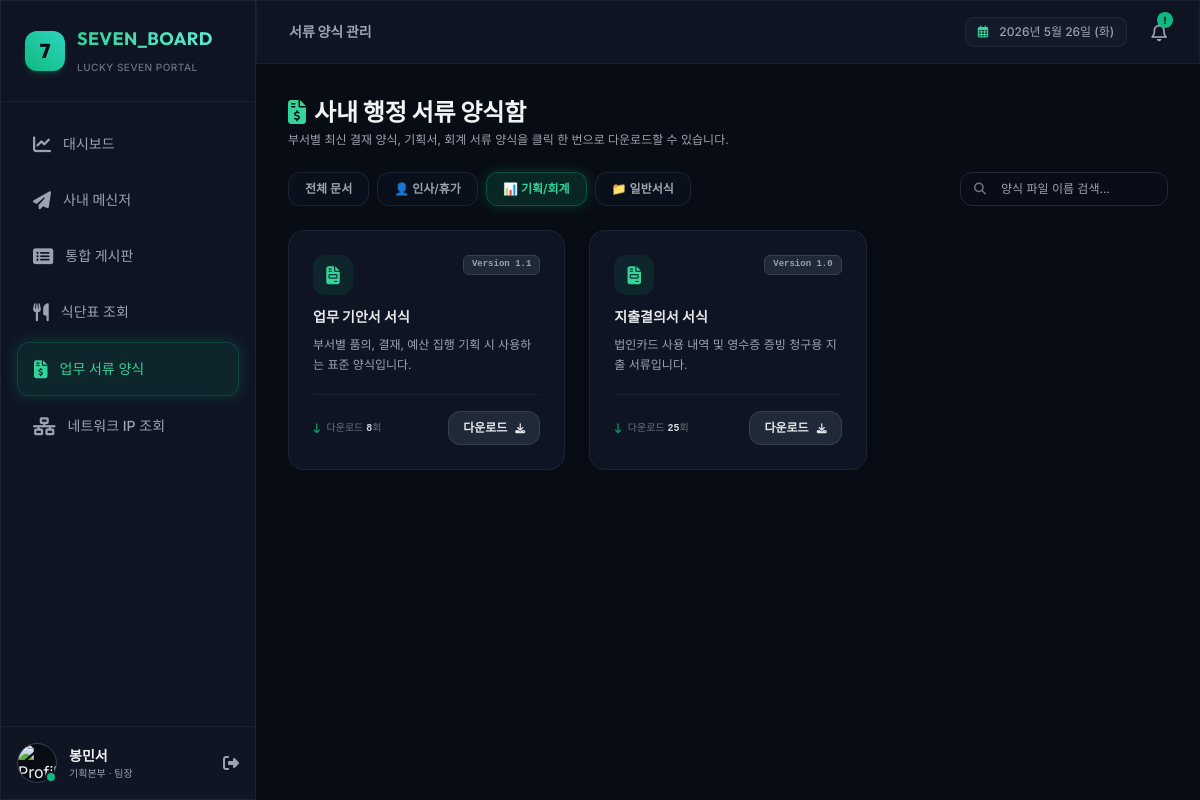
Screenshot of /documents?category=Finance&search= (signed in) with the database file from the repository.
### tables this page shows
CREATE TABLE users (
        id TEXT PRIMARY KEY,
        email TEXT UNIQUE NOT NULL,
        password TEXT NOT NULL,
        name TEXT NOT NULL,
        department TEXT NOT NULL,
        position TEXT NOT NULL,
        avatar_url TEXT,
        status TEXT DEFAULT 'Online',
        is_admin INTEGER DEFAULT 0,
        created_at TEXT DEFAULT (datetime('now', 'localtime'))
    );

CREATE TABLE documents (
        id TEXT PRIMARY KEY,
        title TEXT NOT NULL,
        description TEXT,
        category TEXT NOT NULL,
        file_url TEXT NOT NULL,
        version TEXT DEFAULT '1.0' NOT NULL,
        download_count INTEGER DEFAULT 0 NOT NULL,
        created_by TEXT,
        created_at TEXT DEFAULT (datetime('now', 'localtime')),
        FOREIGN KEY (created_by) REFERENCES users(id)
    );

### app.py (the view)
@app.route('/documents')
@login_required
def documents():
    category = request.args.get('category', 'All')
    search_query = request.args.get('search', '').strip()
    conn = get_db_connection()
    query = 'SELECT * FROM documents'
    params = []
    conditions = []
    if category != 'All':
        conditions.append('category = ?')
        params.append(category)
    if search_query:
        conditions.append('(title LIKE ? OR description LIKE ?)')
        params.extend([f"%{search_query}%", f"%{search_query}%"])
    if conditions:
        query += ' WHERE ' + ' AND '.join(conditions)
    query += ' ORDER BY created_at DESC'
    docs = conn.execute(query, params).fetchall()
    conn.close()
    return render_template('documents.html', docs=docs, category=category, search=search_query)

### app.py (called while the page is built)
def login_required(f):
    import functools
    @functools.wraps(f)
    def decorated_function(*args, **kwargs):
        if 'user_id' not in session:
            return redirect(url_for('login'))
        return f(*args, **kwargs)
    return decorated_function

@app.before_request
def load_logged_in_user():
    user_id = session.get('user_id')
    if user_id is None:
        g.user = None
    else:
        conn = get_db_connection()
        g.user = conn.execute('SELECT * FROM users WHERE id = ?', (user_id,)).fetchone()
        conn.close()

### database.py (called while the page is built)
def get_db_connection():
    conn = sqlite3.connect(DATABASE_FILE)
    conn.row_factory = sqlite3.Row  # 컬렉션을 dict처럼 다룰 수 있게 설정
    conn.execute("PRAGMA foreign_keys = ON") # 외래키 제약조건 활성화
    return conn

### templates/documents.html (shortened to what this page needs)
{% extends 'layout.html' %}
{% block content %}
<div class="space-y-6 animate-fade-in">
    <div class="flex flex-col md:flex-row md:items-center justify-between gap-4">
        <div>
            <h2 class="text-2xl font-bold font-outfit text-gray-100 flex items-center gap-2">
                <i class="fa-solid fa-file-invoice-dollar text-emerald-400"></i> 사내 행정 서류 양식함
            </h2>
            <p class="text-xs text-gray-400 mt-1">부서별 최신 결재 양식, 기획서, 회계 서류 양식을 클릭 한 번으로 다운로드할 수 있습니다.</p>
        </div>
    </div>
    <div class="grid grid-cols-1 md:grid-cols-4 gap-4 items-center">
        <div class="md:col-span-3 flex flex-wrap gap-2">
            {% set categories = [('All', '전체 문서'), ('HR', '👤 인사/휴가'), ('Finance', '📊 기획/회계'), ('General', '📁 일반서식')] %}
            {% for cat_val, cat_label in categories %}
            <a href="{{ url_for('documents', category=cat_val, search=search) }}"
               class="px-4 py-2 rounded-xl text-xs font-semibold border transition-all duration-300
               {% if category == cat_val %} bg-emerald-500/15 text-emerald-400 border-emerald-500/30 active-glow
               {% else %} bg-gray-900/40 text-gray-400 border-gray-800/80 hover:text-gray-200 hover:bg-gray-800/40 {% endif %}">
                {{ cat_label }}
            </a>
            {% endfor %}
        </div>
        <form action="{{ url_for('documents') }}" method="GET" class="relative">
            <span class="absolute inset-y-0 left-0 flex items-center pl-3.5 text-gray-500 text-xs">
                <i class="fa-solid fa-magnifying-glass"></i>
            </span>
            <input type="text" name="search" value="{{ search }}" placeholder="양식 파일 이름 검색..." class="w-full bg-[#0a0e1a]/80 border border-gray-800 focus:border-emerald-500/30 rounded-xl py-2 pl-10 pr-4 text-xs outline-none transition-colors text-gray-200">
        </form>
    </div>
    <div class="grid grid-cols-1 md:grid-cols-2 lg:grid-cols-3 gap-6">
        {% if docs %}
            {% for doc in docs %}
            <div class="glass-panel rounded-2xl p-6 border border-gray-800/80 hover:border-emerald-500/30 transition-all duration-300 flex flex-col justify-between space-y-5 group">
                <div class="space-y-3">
                    <div class="flex justify-between items-start">
                        <div class="h-10 w-10 bg-emerald-500/10 rounded-xl flex items-center justify-center text-emerald-400 text-lg group-hover:scale-110 transition-all">
                            {% if doc.category == 'HR' %}
                            <i class="fa-solid fa-user-tie"></i>
                            {% elif doc.category == 'Finance' %}
                            <i class="fa-solid fa-file-invoice"></i>
                            {% else %}
                            <i class="fa-solid fa-folder-open"></i>
                            {% endif %}
                        </div>
                        <span class="text-[9px] font-mono font-bold bg-gray-800 border border-gray-700 text-gray-400 px-2 py-0.5 rounded-md">
                            Version {{ doc.version }}
                        </span>
                    </div>
                    <div>
                        <h4 class="text-sm font-bold text-gray-200 group-hover:text-emerald-400 transition-colors">
                            {{ doc.title }}
                        </h4>
                        <p class="text-xs text-gray-400 leading-relaxed mt-2">
                            {{ doc.description }}
                        </p>
                    </div>
                </div>
                <div class="pt-4 border-t border-gray-800/60 flex items-center justify-between">
                    <span class="text-[10px] text-gray-500 flex items-center gap-1.5">
                        <i class="fa-solid fa-arrow-down-long text-emerald-500/80"></i>
                        <span>다운로드 <span class="font-bold text-gray-300 font-mono">{{ doc.download_count }}</span>회</span>
                    </span>
                    <a href="{{ url_for('download_document', doc_id=doc.id) }}" class="bg-gray-800 hover:bg-emerald-500 hover:text-darkBg text-gray-200 text-xs font-bold px-3.5 py-2 rounded-xl border border-gray-700 hover:border-emerald-500 transition-all flex items-center gap-2 cursor-pointer">
                        <span>다운로드</span>
                        <i class="fa-solid fa-download text-[10px]"></i>
                    </a>
                </div>
            </div>
            {% endfor %}
        {% else %}
            <div class="col-span-3 p-12 text-center text-xs text-gray-500 border border-dashed border-gray-800 rounded-2xl">
                검색 조건에 부합하는 사내 서류 양식이 없습니다.
            </div>
        {% endif %}
    </div>
</div>
{% endblock %}

### templates/layout.html (shortened to what this page needs)
<!DOCTYPE html>
<html lang="ko">
<head>
    <script src="https://cdn.tailwindcss.com"></script>
    <link rel="stylesheet" href="https://cdnjs.cloudflare.com/ajax/libs/font-awesome/6.4.0/css/all.min.css">
</head>
<body class="bg-darkBg text-gray-100 font-sans min-h-screen overflow-x-hidden">
    <div class="flex h-screen overflow-hidden">
        <aside class="w-64 glass-panel border-r border-gray-800/80 flex flex-col justify-between h-full z-30 shrink-0 transition-transform duration-300">
            <div>
                <div class="p-6 border-b border-gray-800/60 flex items-center gap-3">
                    <div class="h-10 w-10 bg-gradient-to-tr from-emerald-500 to-teal-400 rounded-xl flex items-center justify-center text-darkBg font-extrabold text-xl font-outfit shadow-md shadow-emerald-500/20 active-glow">
                        7
                    </div>
                    <div>
                        <h1 class="text-lg font-bold font-outfit tracking-wide bg-gradient-to-r from-emerald-400 to-teal-300 bg-clip-text text-transparent">
                        </h1>
                        <span class="text-[10px] text-gray-500 font-medium uppercase tracking-wider">Lucky Seven Portal</span>
                    </div>
                </div>
                <nav class="p-4 space-y-1">
                    <a href="{{ url_for('dashboard') }}" class="flex items-center gap-3 px-4 py-3 rounded-xl transition-all duration-300 group {% if request.path == '/' %} bg-emerald-500/10 text-emerald-400 border border-emerald-500/20 active-glow {% else %} text-gray-400 hover:text-gray-200 hover:bg-gray-800/40 {% endif %}">
                        <i class="fa-solid fa-chart-line text-lg group-hover:scale-110 transition-transform"></i>
                        <span class="text-sm font-medium">대시보드</span>
                    </a>
                    <a href="{{ url_for('chat') }}" class="flex items-center gap-3 px-4 py-3 rounded-xl transition-all duration-300 group {% if request.path == '/chat' %} bg-emerald-500/10 text-emerald-400 border border-emerald-500/20 active-glow {% else %} text-gray-400 hover:text-gray-200 hover:bg-gray-800/40 {% endif %}">
                        <i class="fa-solid fa-paper-plane text-lg group-hover:rotate-12 transition-transform"></i>
                        <span class="text-sm font-medium">사내 메신저</span>
                    </a>
                    <a href="{{ url_for('board_list') }}" class="flex items-center gap-3 px-4 py-3 rounded-xl transition-all duration-300 group {% if request.path == '/board' or '/board/' in request.path %} bg-emerald-500/10 text-emerald-400 border border-emerald-500/20 active-glow {% else %} text-gray-400 hover:text-gray-200 hover:bg-gray-800/40 {% endif %}">
                        <i class="fa-solid fa-rectangle-list text-lg group-hover:scale-110 transition-transform"></i>
                        <span class="text-sm font-medium">통합 게시판</span>
                    </a>
                    <a href="{{ url_for('menu') }}" class="flex items-center gap-3 px-4 py-3 rounded-xl transition-all duration-300 group {% if request.path == '/menu' %} bg-emerald-500/10 text-emerald-400 border border-emerald-500/20 active-glow {% else %} text-gray-400 hover:text-gray-200 hover:bg-gray-800/40 {% endif %}">
                        <i class="fa-solid fa-utensils text-lg group-hover:scale-110 transition-transform"></i>
                        <span class="text-sm font-medium">식단표 조회</span>
                    </a>
                    <a href="{{ url_for('documents') }}" class="flex items-center gap-3 px-4 py-3 rounded-xl transition-all duration-300 group {% if request.path == '/documents' %} bg-emerald-500/10 text-emerald-400 border border-emerald-500/20 active-glow {% else %} text-gray-400 hover:text-gray-200 hover:bg-gray-800/40 {% endif %}">
                        <i class="fa-solid fa-file-invoice-dollar text-lg group-hover:scale-110 transition-transform"></i>
                        <span class="text-sm font-medium">업무 서류 양식</span>
                    </a>
                    <a href="{{ url_for('network') }}" class="flex items-center gap-3 px-4 py-3 rounded-xl transition-all duration-300 group {% if request.path == '/network' %} bg-emerald-500/10 text-emerald-400 border border-emerald-500/20 active-glow {% else %} text-gray-400 hover:text-gray-200 hover:bg-gray-800/40 {% endif %}">
                        <i class="fa-solid fa-network-wired text-lg group-hover:scale-110 transition-transform"></i>
                        <span class="text-sm font-medium">네트워크 IP 조회</span>
                    </a>
                </nav>
            </div>
            {% if g.user %}
            <div class="p-4 border-t border-gray-800/60 bg-gray-900/30">
                <div class="flex items-center gap-3">
                    <div class="relative">
                        {% if g.user.avatar_url %}
                        <img class="h-10 w-10 rounded-full border border-gray-700 bg-darkBg object-cover" src="{{ g.user.avatar_url }}" alt="Profile" onerror="this.src='https://cdn-icons-png.flaticon.com/512/3135/3135715.png'">
                        {% else %}
                        <img class="h-10 w-10 rounded-full border border-gray-700 bg-darkBg" src="https://cdn-icons-png.flaticon.com/512/3135/3135715.png" alt="Profile">
                        {% endif %}
                        <span class="absolute bottom-0 right-0 h-3 w-3 rounded-full border-2 border-darkCard
                        {% if g.user.status == 'Online' %} bg-emerald-500
                        {% elif g.user.status == 'Away' %} bg-amber-500
                        {% else %} bg-gray-500 {% endif %}"></span>
                    </div>
                    <div class="flex-1 min-w-0">
                        <p class="text-sm font-semibold truncate">{{ g.user.name }}</p>
                        <p class="text-[10px] text-gray-400 truncate">{{ g.user.department }} · {{ g.user.position }}</p>
                    </div>
                    <a href="{{ url_for('logout') }}" title="로그아웃" class="text-gray-400 hover:text-red-400 transition-colors">
                        <i class="fa-solid fa-right-from-bracket text-md"></i>
                    </a>
                </div>
            </div>
            {% endif %}
        </aside>
        <div class="flex-1 flex flex-col overflow-hidden bg-darkBg">
            <header class="h-16 glass-panel border-b border-gray-800/60 flex items-center justify-between px-8 z-20 shrink-0">
                <div class="flex items-center gap-4">
                    <div class="text-sm font-semibold font-outfit text-gray-400">
                        {% if request.path == '/' %} 대시보드
                        {% elif request.path == '/chat' %} 사내 메신저
                        {% elif '/board' in request.path %} 통합 게시판
                        {% elif request.path == '/menu' %} 사내 식단표
                        {% elif request.path == '/documents' %} 서류 양식 관리
                        {% elif request.path == '/network' %} 네트워크 IP 현황
                        {% endif %}
                    </div>
                </div>
                <div class="flex items-center gap-6">
                    <div class="text-xs text-gray-400 font-medium bg-gray-800/30 px-3 py-1.5 rounded-lg border border-gray-800">
                        <i class="fa-regular fa-calendar-days text-emerald-400 mr-2"></i>
                        <span id="header-live-time">Loading...</span>
                    </div>
                    <div class="relative cursor-pointer text-gray-400 hover:text-gray-200 transition-colors">
                        <i class="fa-regular fa-bell text-lg"></i>
                        <span class="absolute -top-1.5 -right-1.5 h-4 w-4 bg-emerald-500 text-[10px] font-bold text-darkBg rounded-full flex items-center justify-center animate-pulse">
                            !
                        </span>
                    </div>
                </div>
            </header>
            <main class="flex-1 overflow-y-auto p-8 relative">
                {% block content %}{% endblock %}
            </main>
        </div>
    </div>
</body>
</html>

### templates/layout.html (style rules this page uses)
.glass-panel { background: rgba(17, 23, 38, 0.85); backdrop-filter: blur(12px); -webkit-backdrop-filter: blur(12px); border: 1px solid rgba(255, 255, 255, 0.05); }
.active-glow { box-shadow: 0 0 15px rgba(16, 185, 129, 0.25); }

### rows the page displays
users: user.name "봉민서", user.department "기획본부", user.position "팀장"
documents: category "Finance" (drawn), version "1.1", title "업무 기안서 서식", description "부서별 품의, 결재, 예산 집행 기획 시 사용하는 표준 양식입니다.", download_count "8"
documents: category "Finance" (drawn), version "1.0", title "지출결의서 서식", description "법인카드 사용 내역 및 영수증 증빙 청구용 지출 서류입니다.", download_count "25"

### other values shown
{{ cat_label }} "전체 문서" "👤 인사/휴가" "📊 기획/회계" "📁 일반서식"
